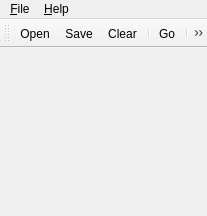
<?xml version="1.0" encoding="UTF-8"?>
<ui version="4.0">
 <class>MainWindow</class>
 <widget class="QMainWindow" name="MainWindow">
  <property name="geometry">
   <rect>
    <x>0</x>
    <y>0</y>
    <width>207</width>
    <height>216</height>
   </rect>
  </property>
  <property name="windowTitle">
   <string>MainWindow</string>
  </property>
  <widget class="QWidget" name="centralWidget">
   <layout class="QGridLayout" name="layoutGWidget">
    <property name="leftMargin">
     <number>0</number>
    </property>
    <property name="topMargin">
     <number>0</number>
    </property>
    <property name="rightMargin">
     <number>0</number>
    </property>
    <property name="bottomMargin">
     <number>0</number>
    </property>
    <property name="spacing">
     <number>0</number>
    </property>
   </layout>
  </widget>
  <widget class="QMenuBar" name="menuBar">
   <property name="geometry">
    <rect>
     <x>0</x>
     <y>0</y>
     <width>207</width>
     <height>29</height>
    </rect>
   </property>
   <widget class="QMenu" name="menu_File">
    <property name="title">
     <string>&amp;File</string>
    </property>
    <addaction name="actionOpen"/>
    <addaction name="actionClear"/>
    <addaction name="actionSave"/>
    <addaction name="actionGo"/>
    <addaction name="separator"/>
    <addaction name="actionExit"/>
   </widget>
   <widget class="QMenu" name="menu_Help">
    <property name="title">
     <string>&amp;Help</string>
    </property>
    <addaction name="actionAbout"/>
    <addaction name="actionAbout_Qt"/>
    <addaction name="actionGithub"/>
   </widget>
   <addaction name="menu_File"/>
   <addaction name="menu_Help"/>
  </widget>
  <widget class="QToolBar" name="toolBar">
   <property name="windowTitle">
    <string>toolBar</string>
   </property>
   <attribute name="toolBarArea">
    <enum>TopToolBarArea</enum>
   </attribute>
   <attribute name="toolBarBreak">
    <bool>false</bool>
   </attribute>
   <addaction name="actionOpen"/>
   <addaction name="actionSave"/>
   <addaction name="actionClear"/>
   <addaction name="separator"/>
   <addaction name="actionGo"/>
   <addaction name="separator"/>
   <addaction name="actionExit"/>
  </widget>
  <action name="actionOpen">
   <property name="icon">
    <iconset resource="resources.qrc">
     <normaloff>:/resources/icons/open.svg</normaloff>:/resources/icons/open.svg</iconset>
   </property>
   <property name="text">
    <string>Open</string>
   </property>
  </action>
  <action name="actionSave">
   <property name="icon">
    <iconset resource="resources.qrc">
     <normaloff>:/resources/icons/save.svg</normaloff>:/resources/icons/save.svg</iconset>
   </property>
   <property name="text">
    <string>Save</string>
   </property>
  </action>
  <action name="actionExit">
   <property name="icon">
    <iconset resource="resources.qrc">
     <normaloff>:/resources/icons/exit.svg</normaloff>:/resources/icons/exit.svg</iconset>
   </property>
   <property name="text">
    <string>Exit</string>
   </property>
  </action>
  <action name="actionAbout">
   <property name="icon">
    <iconset resource="resources.qrc">
     <normaloff>:/resources/icons/about.svg</normaloff>:/resources/icons/about.svg</iconset>
   </property>
   <property name="text">
    <string>About</string>
   </property>
  </action>
  <action name="actionAbout_Qt">
   <property name="icon">
    <iconset resource="resources.qrc">
     <normaloff>:/resources/icons/qt.png</normaloff>:/resources/icons/qt.png</iconset>
   </property>
   <property name="text">
    <string>About Qt</string>
   </property>
  </action>
  <action name="actionGithub">
   <property name="icon">
    <iconset resource="resources.qrc">
     <normaloff>:/resources/icons/github.svg</normaloff>:/resources/icons/github.svg</iconset>
   </property>
   <property name="text">
    <string>Github</string>
   </property>
  </action>
  <action name="actionClear">
   <property name="icon">
    <iconset resource="resources.qrc">
     <normaloff>:/resources/icons/clear.svg</normaloff>:/resources/icons/clear.svg</iconset>
   </property>
   <property name="text">
    <string>Clear</string>
   </property>
  </action>
  <action name="actionGo">
   <property name="icon">
    <iconset resource="resources.qrc">
     <normaloff>:/resources/icons/go.svg</normaloff>:/resources/icons/go.svg</iconset>
   </property>
   <property name="text">
    <string>Go</string>
   </property>
  </action>
 </widget>
 <layoutdefault spacing="6" margin="11"/>
 <resources>
  <include location="resources.qrc"/>
 </resources>
 <connections/>
</ui>
